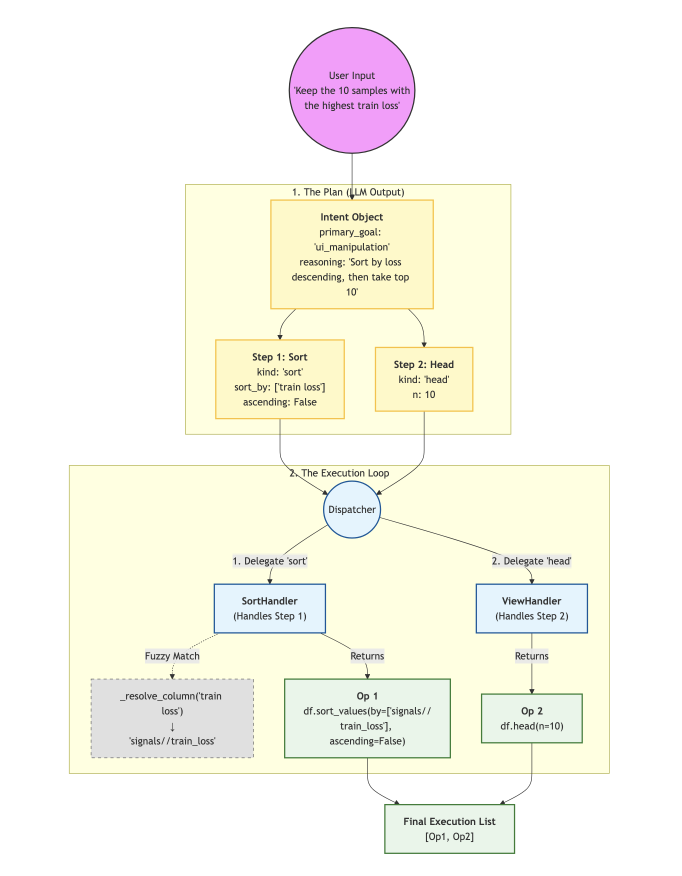
#> input picture weightslab/trainer/services/agent/agent_overview/query_example.png, 1364 x 1752 px (shown at 1/2 size); its folder holds only this picture in this run
$ python -i data_image_utils.py   (imports and definitions only)
#> lines starting #> are read from the running program, lines starting #| are printed output that depends on the picture
### weightslab/__init__.py
"""weightslab package

Expose commonly used helpers at package level so users can do::

    import weightslab as wl
    wl.watch_or_edit(...)

This file re-exports selected symbols from `weightslab.src`.
"""
import os
import logging
import threading
import importlib

# Only lightweight, torch-free helpers are imported eagerly (needed by the
# package-init side effects below). The banner and logging utilities pull in no
# heavy scientific stack.
from .art import _BANNER
from .utils.logs import (
    setup_logging, set_log_directory, is_main_process, get_log_file_path,
    flush_logs, ensure_logging_intact,
)

# --- Lazy re-exports (PEP 562) --------------------------------------------- #
# The training API (`.src`, ledger, guards, seed_everything) transitively
# imports torch/numpy, which costs several seconds. Resolving these lazily means
# `import weightslab` — and in particular the `weightslab` CLI process, which
# only serves the UI and never touches a model — stays torch-free until the
# training helpers are actually used. A user's training script triggers the
# import the moment it first calls e.g. `wl.watch_or_edit(...)`, right where
# they'd import torch themselves anyway, so nothing changes for them.
_LAZY_EXPORTS = {
    # ledger + guards + seeding live outside .src
    "ledger": (".backend.ledgers", "GLOBAL_LEDGER"),
    "seed_everything": (".utils.tools", "seed_everything"),
    "guard_training_context": (".components.global_monitoring", "guard_training_context"),
    "guard_testing_context": (".components.global_monitoring", "guard_testing_context"),
    # Ultralytics integration, so a YOLO script needs no deep import:
    #   YOLO(...).train(trainer=wl.WLAwareTrainer, ...)
    # Laziness is load-bearing here rather than just a speed-up: `ultralytics` is
    # an optional extra, so importing this eagerly would break `import weightslab`
    # for every user who does not have it installed. The module is resolved (and
    # a missing extra reported, see _MISSING_EXTRA) only if a name is touched.
    "WLAwareTrainer": (".integrations.ultralytics", "WLAwareTrainer"),
    "WLAwareSegmentationTrainer": (".integrations.ultralytics", "WLAwareSegmentationTrainer"),
    "WLAwareDataset": (".integrations.ultralytics", "WLAwareDataset"),
    "WLAwareSegmentationDataset": (".integrations.ultralytics", "WLAwareSegmentationDataset"),
}

# Lazy exports whose module needs a third-party package weightslab does not
# depend on. A bare "No module named 'ultralytics'" gives no hint that an extra
# exists for it, so name the install command instead.
_MISSING_EXTRA = {
    ".integrations.ultralytics": ("ultralytics", "weightslab[ultralytics]"),
}
# Everything re-exported straight from .src (attribute name == export name).
for _name in (
    "watch_or_edit", "start_training", "serve", "keep_serving", "save_signals",
    "save_instance_signals", "save_group_signals", "save_media", "tag_samples",
    "save_model_signals", "track_model_signals",
    "register_categorical_tag", "set_categorical_tag", "discard_samples",
    "get_samples_by_tag", "get_discarded_samples", "signal", "eval_fn",
    "compute_signals", "SignalContext", "BatchSignalContext", "StaleSignalError",
    "drain_signals", "clear_all", "run_pending_evaluation",
    "trigger_pending_evaluation_async", "query_signal_history",
    "query_sample_history", "query_instance_history", "write_history",
    "write_dataframe", "export_annotations", "classify_loss_shape", "trajectory_stats",
    "write_loss_shapes", "write_signal_shapes", "enable_loss_shape_signal",
    "enable_loss_shape_autotag", "disable_loss_shape_autotag",
    "auto_loss_shape_signal_names",
    "signal_classifier", "resolve_signal_classifier",
    "LOSS_SHAPES", "get_current_experiment_hash", "pointcloud_thumbnail",
    "pointcloud_boxes", "ai_report_generation",
):
    _LAZY_EXPORTS[_name] = (".src", _name)
del _name


# [19 lines left out: function __getattr__, not called in this run]


def __dir__():
    return sorted(set(globals()) | set(_LAZY_EXPORTS))

# If you already have other top-level exports, keep them.
# This snippet ensures __version__ is available even when setuptools_scm hasn't written the file yet.


# Change the name of the current (main) thread
threading.current_thread().name = "WL-MainThread"

# Auto-initialize logging on import. Python's module cache (sys.modules) makes
# this block run once per process — but spawned/forked workers (e.g. PyTorch
# DataLoader workers, which on Windows' 'spawn' start method re-import this
# package) are separate processes and would each re-emit the banner and create
# their own temp log file during training. The noisy parts below are therefore
# gated to the main process; workers keep a quiet console-only logger.
log_level = os.getenv('WEIGHTSLAB_LOG_LEVEL', 'INFO')
log_to_file = os.getenv('WEIGHTSLAB_LOG_TO_FILE', 'true').lower() == 'true'

_IS_MAIN_PROCESS = is_main_process()

setup_logging(log_level, log_to_file=(log_to_file and _IS_MAIN_PROCESS))

logger = logging.getLogger(__name__)
if _IS_MAIN_PROCESS:
    logger.info(f"WeightsLab package initialized - Log level: {log_level}, Log to file: {log_to_file}")
    if os.getenv('WEIGHTSLAB_SUPPRESS_BANNER', '0') != '1':
        logger.info(_BANNER)

# Auto-install the OpenCode agent binary on first import, in the background and
# logged, so `import weightslab` / `weightslab start` / `weightslab start example`
# all leave the agent ready with no manual step (installation only — signing in
# stays opt-in via `weightslab agent init`). Guards: main process only (never
# DataLoader workers); skipped under pytest and when
# WEIGHTSLAB_OPENCODE_AUTOINSTALL is falsey or the download is disabled. The
# call itself no-ops instantly when the binary is already present.
# [12 lines left out: function _autoinstall_opencode_on_import, not called in this run]


if _IS_MAIN_PROCESS:
    _autoinstall_opencode_on_import()

grpc_tls_enabled = os.environ.get('GRPC_TLS_ENABLED', 'true').lower() == 'true'
if _IS_MAIN_PROCESS and grpc_tls_enabled and os.environ.get('WEIGHTSLAB_SKIP_SECURE_INIT', 'false').lower() != 'true':
    try:
        from weightslab.security import CertAuthManager

        enable_auth = os.environ.get('WL_ENABLE_GRPC_AUTH_TOKEN', 'true').lower() == 'true'
        manager = CertAuthManager.from_env_or_default(enable_auth=enable_auth)

        success, msg = manager.check_and_apply()
        if success:
            logger.warning(f"Secure environment applied: {msg}")
        else:
            logger.warning("Running in unsecured mode - no certs found. To set up: weightslab se")
    except Exception as e:
        logger.info(f"Secure environment check skipped: {e}")

# Get Package Metadata. Resolve the version from the most authoritative source
# available, so a live/editable checkout reports the CURRENT git tag rather than
# a stale generated file. weightslab/_version.py is written by setuptools_scm at
# BUILD time only — in a working tree it goes stale as new tags land, which is
# why the banner used to show an old version. Preference order:
#   1. live git checkout  -> derive from the current (or nearest older) git tag
#   2. built/installed pkg -> the generated _version.py, else dist metadata
#   3. last resort         -> a UTC timestamp (keeps import from ever failing)
# [50 lines left out: function _resolve_version, not called in this run]


__version__ = _resolve_version()

if _IS_MAIN_PROCESS:
    try:
        from weightslab.utils.telemetry import ping_import
        ping_import(__version__)
    except Exception as e:
        logger.debug("Telemetry ping failed: %s", e)

__author__ = 'Alexandru-Andrei ROTARY'
__maintainer__ = 'Guillaume PELLUET'
__credits__ = 'GrayBx'
__license__ = 'PolyForm-Noncommercial-1.0.0 OR PolyForm-Small-Business-1.0.0 OR commercial (see LICENSE)'
__all__ = [
    "watch_or_edit",
    "serve",
    "keep_serving",
    "save_signals",
    "save_instance_signals",
    "save_group_signals",
    "save_media",
    "save_model_signals",
    "track_model_signals",
    "signal",
    "compute_signals",
    "set_log_directory",
    "get_log_file_path",
    "flush_logs",
    "ensure_logging_intact",
	"tag_samples",
  	"discard_samples",
  	"get_samples_by_tag",
    "get_discarded_samples",
    "SignalContext",
    "BatchSignalContext",
    "StaleSignalError",
    "drain_signals",
    "clear_all",
  	"seed_everything",
    "run_pending_evaluation",
	"eval_fn",
	"trigger_pending_evaluation_async",
  	"guard_training_context",
    "guard_testing_context",
    "ledger",
	"start_training",
	"register_categorical_tag",
	"set_categorical_tag",
    "get_current_experiment_hash",
    "query_signal_history",
    "query_sample_history",
    "query_instance_history",

    "write_history",
    "write_dataframe",
    "export_annotations",
    "ai_report_generation",
    "classify_loss_shape",
    "write_loss_shapes",
    "write_signal_shapes",
    "trajectory_stats",
    "enable_loss_shape_signal",
    "enable_loss_shape_autotag",
    "disable_loss_shape_autotag",
    "auto_loss_shape_signal_names",
    "signal_classifier",
    "resolve_signal_classifier",
    "LOSS_SHAPES",

    "pointcloud_thumbnail",
    "pointcloud_boxes",

    "WLAwareTrainer",
    "WLAwareSegmentationTrainer",
    "WLAwareDataset",
    "WLAwareSegmentationDataset",

    "_BANNER",
    "__version__",
    "__license__",
    "__author__",
    "__maintainer__",
    "__credits__"
]

### weightslab/trainer/services/data_image_utils.py
"""
data_image_utils — Image encoding, mask compression, and proto helpers for gRPC data serving.

Extracted from data_service.py to keep image-specific logic separate from the
DataService orchestration class. All functions here are pure (stateless) and
safe to call from any thread.
"""

import io
import logging

import numpy as np

from PIL import Image
import weightslab.proto.experiment_service_pb2 as pb2

logger = logging.getLogger(__name__)


# =============================================================================
# RLE Encoding for sparse masks (uint8 class-ID masks)
# =============================================================================
# Format: sequence of (value: uint8, run_length: uint16-LE) pairs = 3 bytes each.
# For a 720×1280 mask with ~6 classes the output is typically 1-10 KB vs 921 KB raw.
# The frontend decodes this back into a flat Uint8Array for the WebGL renderer.

# [84 lines left out: functions rle_encode_mask, rle_decode_mask, create_data_stat, not called in this run]


def generate_thumbnail(pil_image, max_size=(128, 128), quality=85):
    """Generate a JPEG thumbnail from a PIL image.

    Args:
        pil_image: PIL Image object
        max_size: Max dimensions (width, height) for thumbnail
        quality: JPEG quality (1-95)

    Returns:
        bytes: JPEG thumbnail as bytes
    """
    try:
        thumb = pil_image.copy()
        thumb.thumbnail(max_size, Image.Resampling.LANCZOS)

        # Convert to RGB if needed (JPEG doesn't support RGBA)
        if thumb.mode in ('RGBA', 'LA', 'P'):
            background = Image.new('RGB', thumb.size, (255, 255, 255))
            if thumb.mode == 'P':
                thumb = thumb.convert('RGBA')
            if thumb.mode in ('RGBA', 'LA'):
                background.paste(thumb, mask=thumb.split()[-1])
                thumb = background
        elif thumb.mode != 'RGB':
            thumb = thumb.convert('RGB')

        buffer = io.BytesIO()
        thumb.save(buffer, format='JPEG', quality=quality, optimize=True)
        return buffer.getvalue()
    except Exception as e:
        logger.warning(f"Failed to generate thumbnail: {e}")
        return b""


# [19 lines left out: function encode_image_webp, not called in this run]


# =============================================================================
# Tabular inputs (1-D feature vectors)
# =============================================================================
# Tabular samples have no image — the model input IS a 1-D feature vector. We
# transmit the actual feature values losslessly in the DataStat ``value`` field
# (type ``"vector"``), and attach a small heatmap so image-only grids still show
# a cell. The List Exploration view reads the per-feature metadata columns; a
# tabular-aware grid can read ``value`` directly.

def looks_like_tabular(np_img) -> bool:
    """True when the sample input is a 1-D feature vector (no spatial dims)."""
    return np_img is not None and getattr(np_img, "ndim", None) == 1


# [58 lines left out: functions render_tabular_heatmap, build_tabular_raw_data_stat, resize_mask_nearest, not called in this run]

>>> import cv2
>>> picture = cv2.imread('agent/agent_overview/query_example.png', cv2.IMREAD_GRAYSCALE)
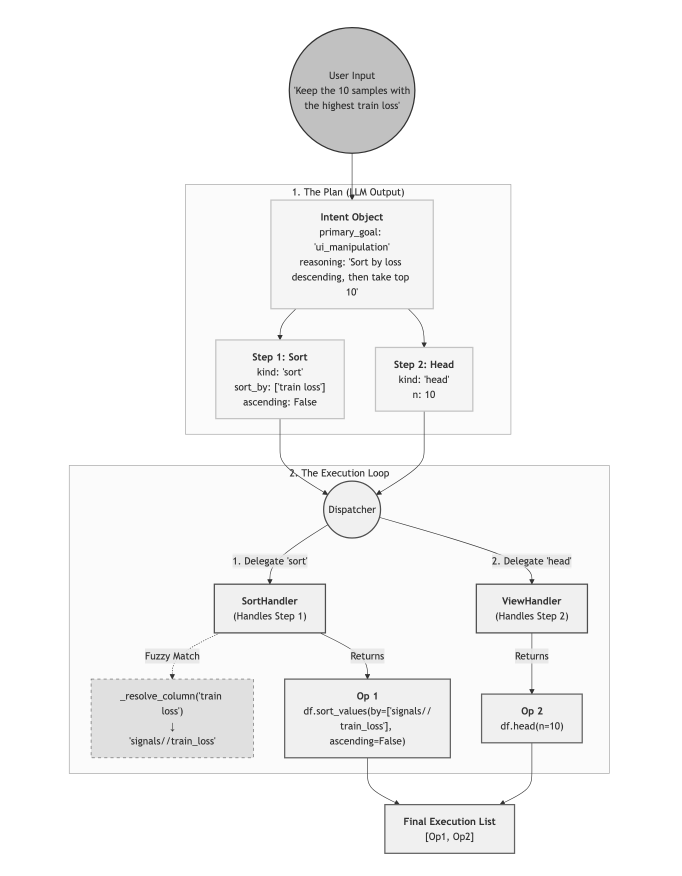
#> picture: shape (1752, 1364) (shown at 1/2 size); min 49, max 255, mean 246.9
>>> result = generate_thumbnail(picture)

$ run again, on weightslab/trainer/services/agent/agent_overview/agent.png
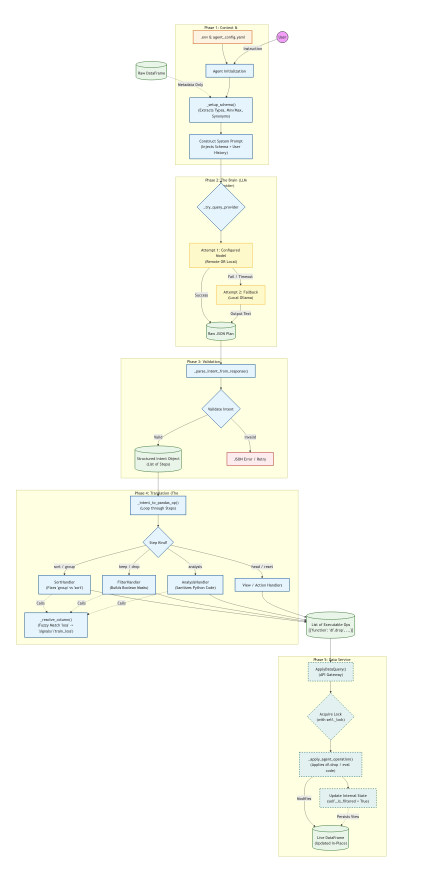
#> input picture weightslab/trainer/services/agent/agent_overview/agent.png, 854 x 1748 px (shown at 1/2 size)
#> `picture = cv2.imread('agent/agent_overview/query_example.png', cv2.IMR..`:
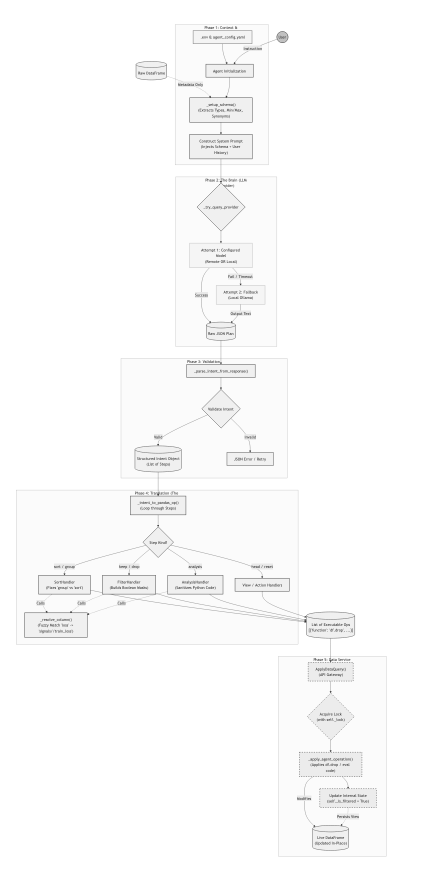
#> picture: shape (1748, 854) (shown at 1/2 size); min 49, max 255, mean 251

$ run again, on weightslab/trainer/services/agent/agent_overview/schema.png
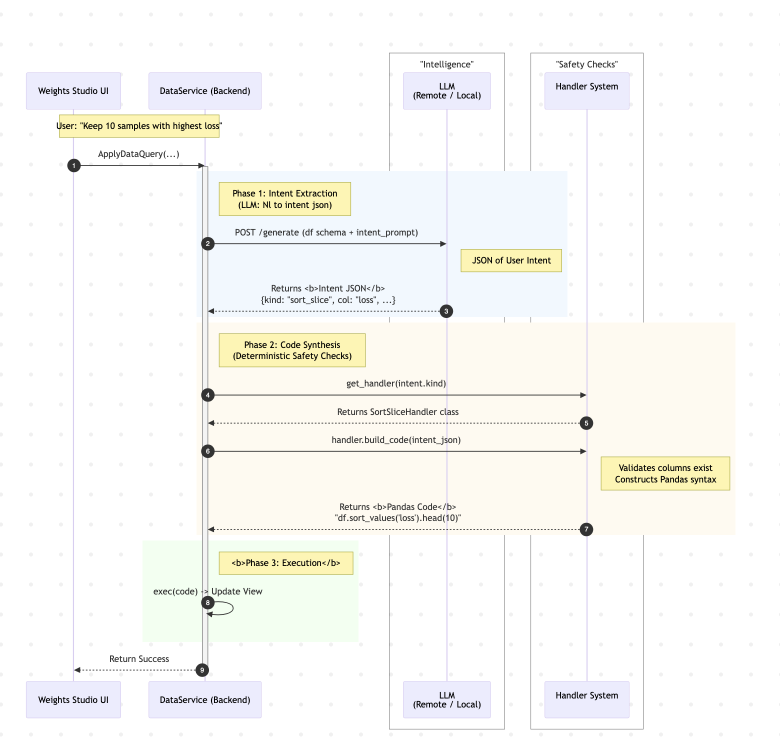
#> input picture weightslab/trainer/services/agent/agent_overview/schema.png, 1560 x 1502 px (shown at 1/2 size)
#> `picture = cv2.imread('agent/agent_overview/query_example.png', cv2.IMR..`:
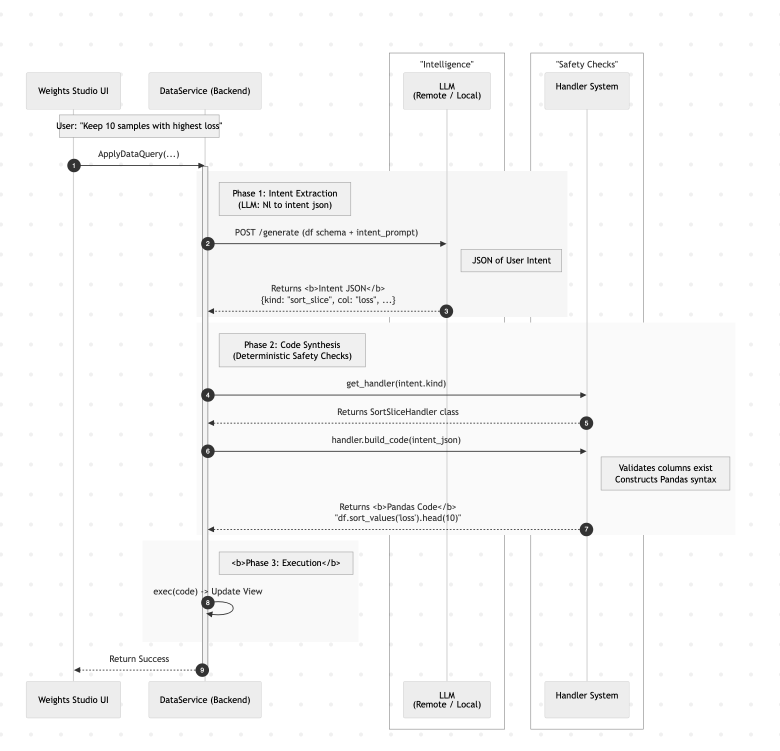
#> picture: shape (1502, 1560) (shown at 1/2 size); min 0, max 255, mean 247.6
